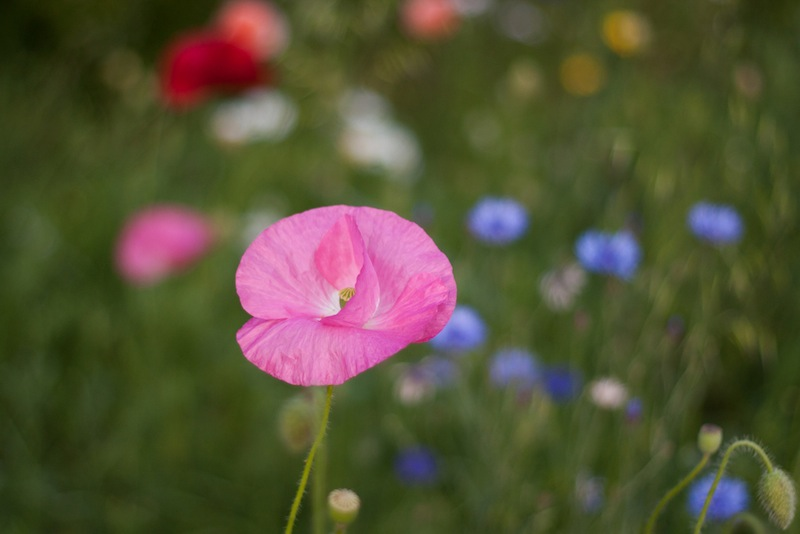
#> input picture Machine and Deep Learning/Practice/images/flower.jpg, 800 x 534 px, found by its file name
$ jupyter execute --allow-errors Thresholding.ipynb
#> lines starting #> are read from the running program, lines starting #| are printed output that depends on the picture; after the words box and inside, x2 and y2 are one past the last pixel; in counts of white or black regions, pixels touching at a corner belong together
[cell 1]
import cv2

[cell 2]
# Manual Global Thresholding
img = cv2.imread("D:/ML-and-DP-practice/Machine and Deep Learning/Practice/images/np2.jpg")
#> (the rest of this cell did not finish here and is left out)

[cell 3]
# Manual Adaptive Thresholding
img = cv2.imread("D:\\ML-and-DP-practice\\Machine and Deep Learning\\Practice\\images\\flower.jpg")
#> img is the input picture: shape (534, 800, 3); mean B, G, R 53.7, 81.6, 84.5
grey_img = cv2.cvtColor(img,cv2.COLOR_BGR2GRAY)
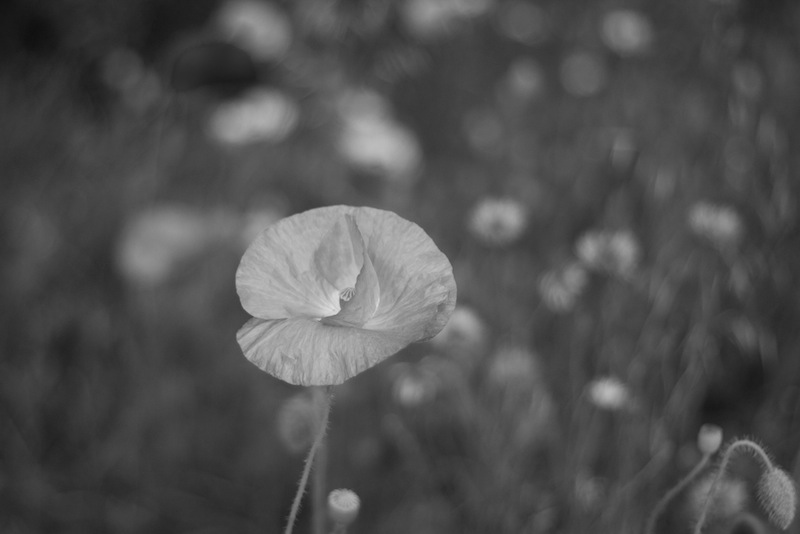
#> grey_img: shape (534, 800); min 15, max 222, mean 79.3
thresh = cv2.adaptiveThreshold(grey_img,255,\
    cv2.ADAPTIVE_THRESH_GAUSSIAN_C,cv2.THRESH_BINARY,51,30)
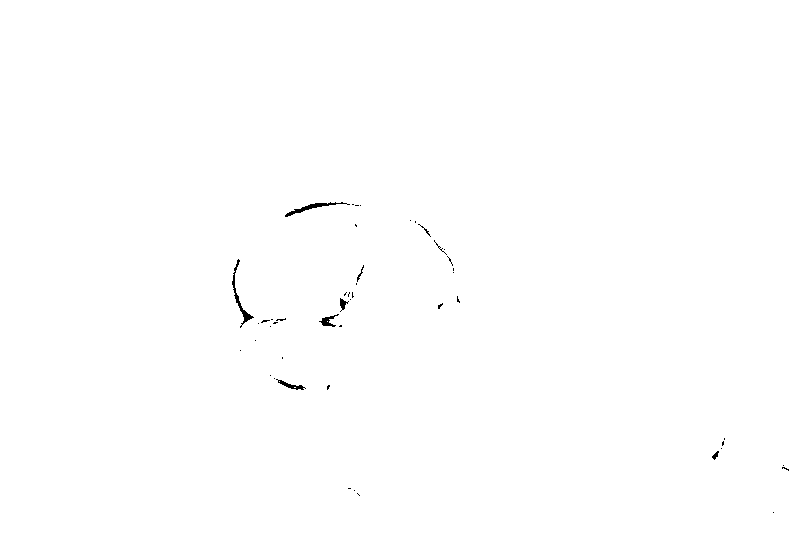
#> thresh: shape (534, 800); 99.8% white; 48 black regions (39 under 20 px), largest, box (x1, y1, x2, y2) and area: (232, 259, 254, 328) 218, (285, 202, 350, 217) 201, (276, 379, 306, 390) 101

cv2.imshow("image",thresh)
cv2.waitKey(0)
cv2.destroyAllWindows()

$ run again, with Machine and Deep Learning/Practice/images/1.jpg copied over Machine and Deep Learning/Practice/images/flower.jpg
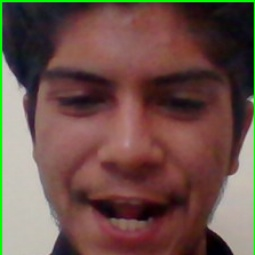
#> input picture Machine and Deep Learning/Practice/images/1.jpg, 255 x 255 px, found by its file name
#> img is the input picture: shape (255, 255, 3); mean B, G, R 73, 80.4, 107.6
#> `grey_img = cv2.cvtColor(img,cv2.COLOR_BGR2GRAY)`:
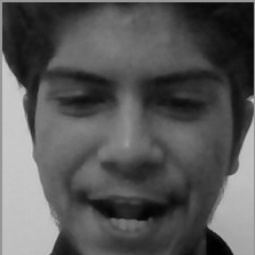
#> grey_img: shape (255, 255); min 0, max 203, mean 87.7
#> `thresh = cv2.adaptiveThreshold(grey_img,255,\ cv2.ADAPTIVE_THRESH_GAUS..`:
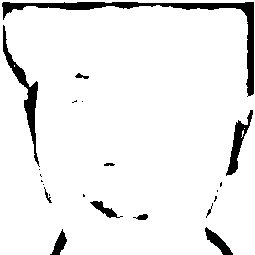
#> thresh: shape (255, 255); 93.3% white; 22 black regions (11 under 20 px), largest, box (x1, y1, x2, y2) and area: (2, 2, 254, 97) 2014, (3, 25, 40, 167) 898, (226, 110, 253, 176) 529

$ run again, with Machine and Deep Learning/Practice/images/2.jpg copied over Machine and Deep Learning/Practice/images/flower.jpg
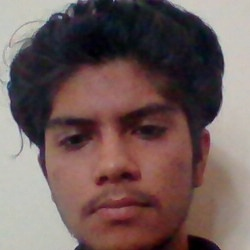
#> input picture Machine and Deep Learning/Practice/images/2.jpg, 250 x 250 px, found by its file name
#> img is the input picture: shape (250, 250, 3); mean B, G, R 90.8, 92.8, 113.2
#> `grey_img = cv2.cvtColor(img,cv2.COLOR_BGR2GRAY)`:
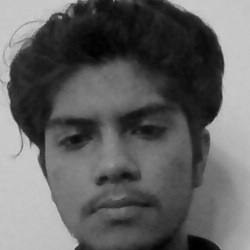
#> grey_img: shape (250, 250); min 0, max 207, mean 98.7
#> `thresh = cv2.adaptiveThreshold(grey_img,255,\ cv2.ADAPTIVE_THRESH_GAUS..`:
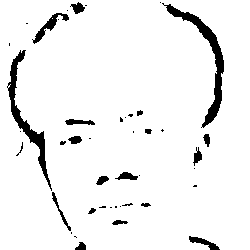
#> thresh: shape (250, 250); 94.1% white; 43 black regions (24 under 20 px), largest, box (x1, y1, x2, y2) and area: (162, 3, 224, 128) 1159, (7, 50, 52, 191) 978, (32, 13, 69, 44) 273
